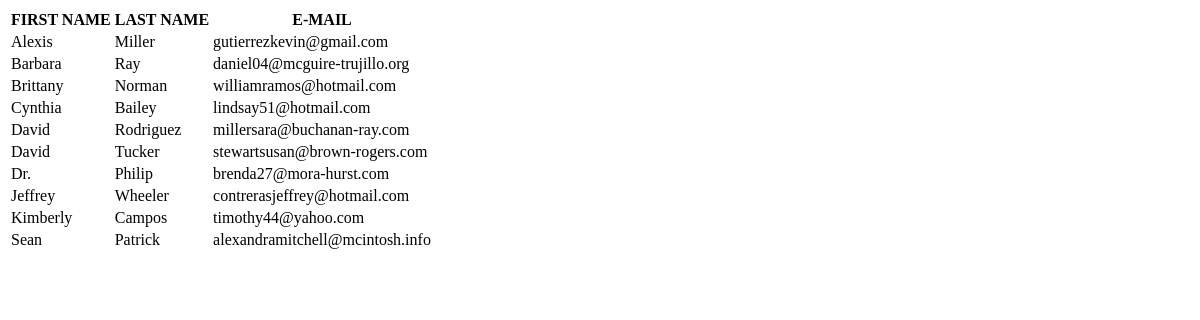
Before: /mysecondapp/user/ with the older database file.
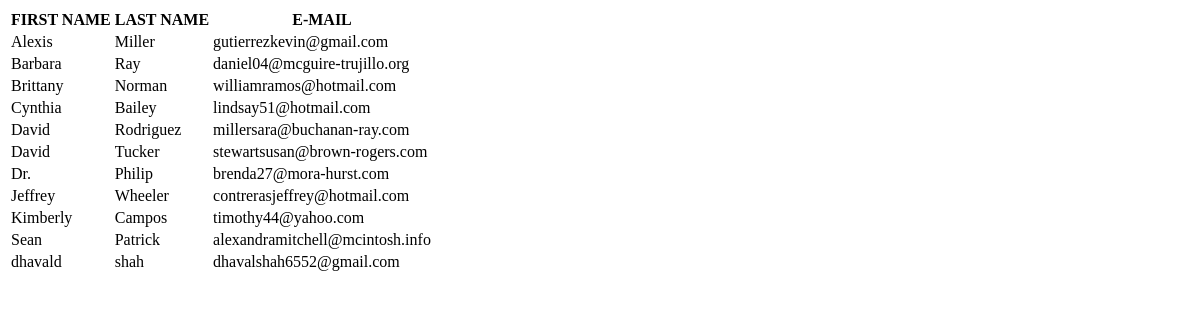
After: the same page with the newer database file.
### mysecondapp/models.py (models this page shows, shortened)
class User(models.Model):
    first_name=models.CharField(max_length=100)
    last_name=models.CharField(max_length=100)
    email=models.EmailField(max_length=100,unique=True)

### mysecondapp/views.py (the view)
def user(request):
    user_list=User.objects.order_by('first_name')
    dic={'user_list':user_list}
    return render(request,'secondapp/users.html',context=dic)

### mysecondapp/templates/secondapp/users.html (shortened to what this page needs)
<!DOCTYPE html>
<html lang="en">
<head>
</head>
<body>
{% if user_list %}
    <table>
    <thead>
    <th>FIRST NAME</th>
    <th>LAST NAME</th>
    <th>E-MAIL</th>
    </thead>
    {% for user in user_list %}
    <tr>
    <td>{{ user.first_name }}</td>
    <td>{{ user.last_name }}</td>
    <td>{{ user.email }}</td>
    </tr>
    {% endfor %}
    </table>
    {% else %}
    <h1>No Records Found</h1>
{% endif %}
</body>
</html>

Changed rows visible on the page:
added User: first_name "dhavald", last_name "shah", email "dhavalshah6552@gmail.com"
